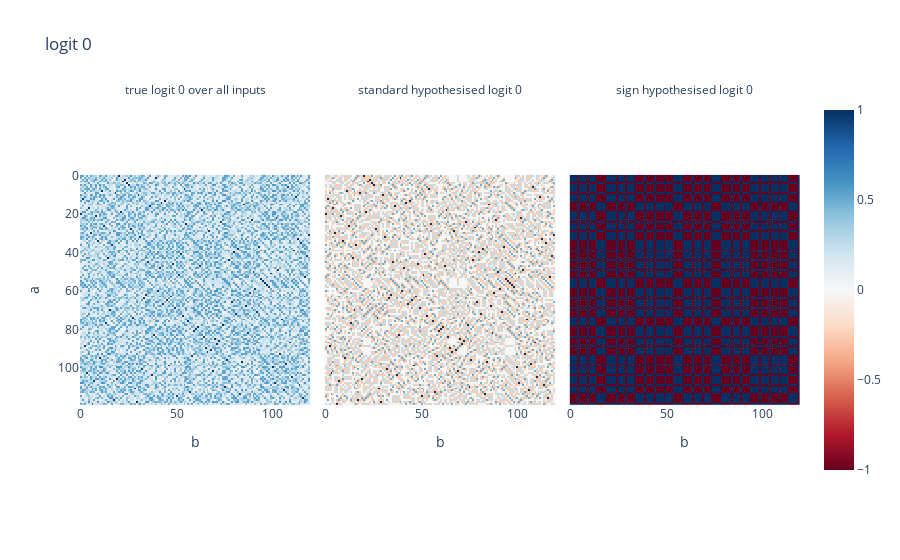

Notebook cell for this chart:
### Markdown cell above
# Logit Attribution

### Code cell
# figure: a slice of true vs hypothetical logit cubes
logits = activations['logits']
logits = logits.reshape(group.order, group.order, group.order)

true_logits = logits[:, :, 0]/logits[:, :, 0].abs().max()
key_rep_logits = []
for key_rep in key_reps:
    key_rep_logits.append(group.irreps[key_rep].logit_trace_tensor_cube[:, :, 0]/group.irreps[key_rep].logit_trace_tensor_cube[:, :, 0].abs().max())
key_rep_logits = torch.stack(key_rep_logits, dim=0)

stack = torch.vstack([true_logits.unsqueeze(0), key_rep_logits])
print(stack.shape)
fig = px.imshow(to_numpy(stack), color_continuous_scale='RdBu', color_continuous_midpoint=0.0, title=f'logit 0', facet_col=0, labels={'x':'b', 'y':'a', 'facet_col': 'label'})
fig.layout.annotations[0]['text'] = 'true logit 0 over all inputs' 
for i in range(len(key_reps)):
    fig.layout.annotations[i+1]['text'] = f"{key_reps[i]} hypothesised logit 0"
fig.show()
fig.write_image(f"{save_dir}/logit_cubes.png", width=1000)

### Figure 1 — Plotly figure (JSON) as saved in the notebook; plotly's stock layout.template omitted (floating-point values rounded to 4 significant figures; data arrays with more than 128 entries replaced by an {"elided": "..."} marker saying what was removed)
{"data": [{"coloraxis": "coloraxis", "hovertemplate": "b: %{x}<br>a: %{y}<br>color: %{z}<extra></extra>", "name": "0", "type": "heatmap", "xaxis": "x", "yaxis": "y", "z": {"elided": "120x120 float values"}}, {"coloraxis": "coloraxis", "hovertemplate": "b: %{x}<br>a: %{y}<br>color: %{z}<extra></extra>", "name": "1", "type": "heatmap", "xaxis": "x2", "yaxis": "y2", "z": {"elided": "120x120 float values"}}, {"coloraxis": "coloraxis", "hovertemplate": "b: %{x}<br>a: %{y}<br>color: %{z}<extra></extra>", "name": "2", "type": "heatmap", "xaxis": "x3", "yaxis": "y3", "z": {"elided": "120x120 int values"}}], "layout": {"annotations": [{"font": {}, "showarrow": false, "text": "true logit 0 over all inputs", "x": 0.16, "xanchor": "center", "xref": "paper", "y": 1, "yanchor": "bottom", "yref": "paper"}, {"font": {}, "showarrow": false, "text": "standard hypothesised logit 0", "x": 0.5, "xanchor": "center", "xref": "paper", "y": 1, "yanchor": "bottom", "yref": "paper"}, {"font": {}, "showarrow": false, "text": "sign hypothesised logit 0", "x": 0.84, "xanchor": "center", "xref": "paper", "y": 1, "yanchor": "bottom", "yref": "paper"}], "coloraxis": {"cmid": 0, "colorscale": [[0, "rgb(103,0,31)"], [0.1, "rgb(178,24,43)"], [0.2, "rgb(214,96,77)"], [0.3, "rgb(244,165,130)"], [0.4, "rgb(253,219,199)"], [0.5, "rgb(247,247,247)"], [0.6, "rgb(209,229,240)"], [0.7, "rgb(146,197,222)"], [0.8, "rgb(67,147,195)"], [0.9, "rgb(33,102,172)"], [1, "rgb(5,48,97)"]]}, "title": {"text": "logit 0"}, "xaxis": {"anchor": "y", "constrain": "domain", "domain": [0, 0.32], "scaleanchor": "y", "title": {"text": "b"}}, "xaxis2": {"anchor": "y2", "domain": [0.34, 0.66], "matches": "x", "title": {"text": "b"}}, "xaxis3": {"anchor": "y3", "domain": [0.68, 1.0], "matches": "x", "title": {"text": "b"}}, "yaxis": {"anchor": "x", "autorange": "reversed", "constrain": "domain", "domain": [0, 1], "title": {"text": "a"}}, "yaxis2": {"anchor": "x2", "domain": [0, 1], "matches": "y", "showticklabels": false}, "yaxis3": {"anchor": "x3", "domain": [0, 1], "matches": "y", "showticklabels": false}}}
